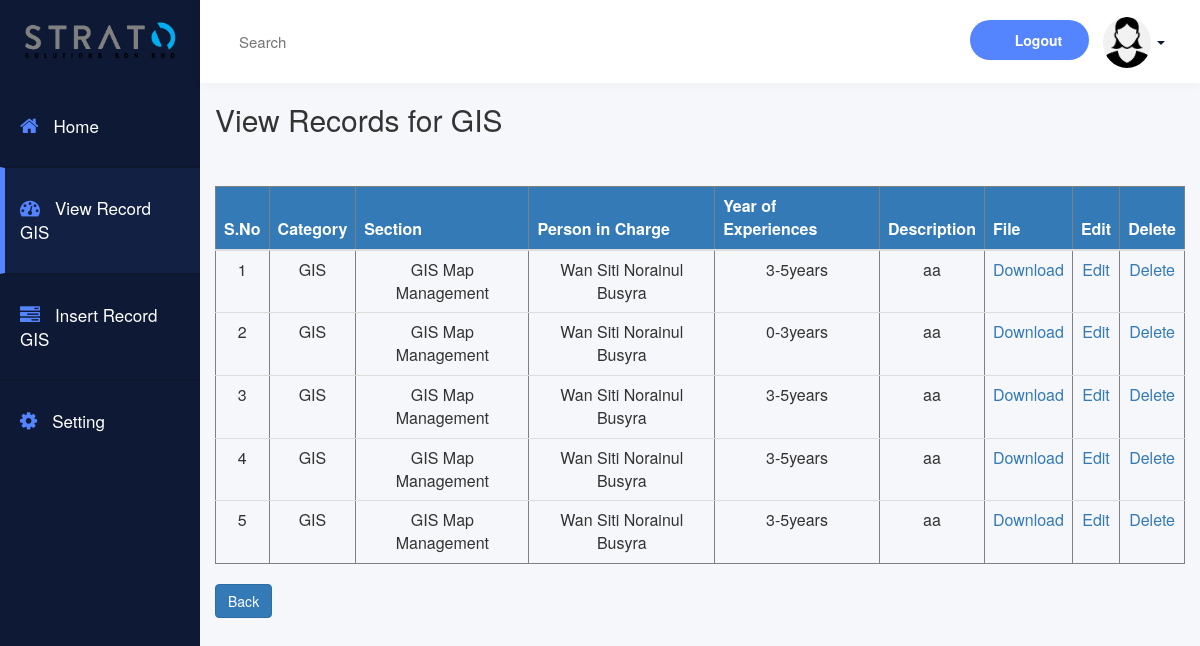
The app's page /php/view-GIS.php (signed in) with its own data.
### tables this page shows
CREATE TABLE `gis_record` (
  `id` int(11) NOT NULL,
  `trn_date` datetime NOT NULL,
  `categorygis` varchar(30) NOT NULL,
  `section` varchar(40) NOT NULL,
  `personincharge` varchar(30) NOT NULL,
  `yearsofexperiences` varchar(20) NOT NULL,
  `descriptiongis` varchar(200) NOT NULL,
  `file_path` varchar(200) NOT NULL,
  `submittedby` varchar(10) NOT NULL
);

### php/view-GIS.php (the view, shortened to what this page needs)
<?php
    require('db.php');
?>
<link href="//maxcdn.bootstrapcdn.com/bootstrap/3.3.0/css/bootstrap.min.css" rel="stylesheet" id="bootstrap-css">
<link href="../css/index.css" rel="stylesheet">
<link href="https://maxcdn.bootstrapcdn.com/font-awesome/4.6.3/css/font-awesome.min.css" rel="stylesheet">
<head>
</head>
<body class="home">
    <div class="container-fluid display-table">
        <div class="row display-table-row">
            <div class="col-md-2 col-sm-1 hidden-xs display-table-cell v-align box" id="navigation">
                <div class="logo">
                    <a href="index.php"><img src="../img/StratoLogo.png" alt="StratoSolutionsLogo" class="hidden-xs hidden-sm">
                    </a>
                </div>
                <div class="navi">
                    <ul>
                        <li><a href="index.php"><i class="fa fa-home" aria-hidden="true"></i><span class="hidden-xs hidden-sm">Home</span></a></li>
                        <li class="active"><a href="view-GIS.php"><i class="fa fa-dashboard" aria-hidden="true"></i><span class="hidden-xs hidden-sm">View Record GIS</span></a></li>
                        <li><a href="insert-GIS.php"><i class="fa fa-tasks" aria-hidden="true"></i><span class="hidden-xs hidden-sm">Insert Record GIS</span></a></li>
                        <li><a href="#"><i class="fa fa-cog" aria-hidden="true"></i><span class="hidden-xs hidden-sm">Setting</span></a></li>
                    </ul>
                </div>
            </div>
            <div class="col-md-10 col-sm-11 display-table-cell v-align">
                <div class="row">
                    <header>
                        <div class="col-md-7">
                            <div class="search hidden-xs hidden-sm">
                                <input type="text" placeholder="Search" id="search">
                            </div>
                        </div>
                        <div class="col-md-5">
                            <div class="header-rightside">
                                <ul class="list-inline header-top pull-right">
                                    <li class="hidden-xs"><a href="logout.php" class="add-project" data-toggle="modal">Logout</a></li>
                                    <li class="dropdown">
                                        <a href="#" class="dropdown-toggle" data-toggle="dropdown"><img src="../img/admin.png" alt="user">
                                            <b class="caret"></b></a>
                                    </li>
                                </ul>
                            </div>
                        </div>
                    </header>
                </div>
                <div class="form">
                    <h2>View Records for GIS</h2>
                    <br><br>
                    <table class="table table-sm table-dark" width="100%" border="1" style="border-collapse:collapse;">
                        <thead>
                            <tr class="bg-primary">
                                <th><strong>S.No</strong></th>
                                <th><strong>Category</strong></th>
                                <th><strong>Section</strong></th>
                                <th><strong>Person in Charge</strong></th>
                                <th><strong>Year of Experiences</strong></th>
                                <th><strong>Description</strong></th>
                                <th><strong>File</strong></th>
                                <th><strong>Edit</strong></th>
                                <th><strong>Delete</strong></th>
                            </tr>
                        </thead>
                        <tbody>
                            <?php
                    $count=1;
                    $sel_query="Select * from gis_record ORDER BY id desc;";
                    $result = mysqli_query($con,$sel_query);
                    while($row = mysqli_fetch_assoc($result)) { ?>
                            <tr>
                                <td align="center"><?php echo $count; ?></td>
                                <td align="center"><?php echo $row["categorygis"]; ?></td>
                                <td align="center"><?php echo $row["section"]; ?></td>
                                <td align="center"><?php echo $row["personincharge"]; ?></td>
                                <td align="center"><?php echo $row["yearsofexperiences"]; ?></td>
                                <td align="center"><?php echo $row["descriptiongis"]; ?></td>
                                 <td align="center">
                                    <?php if($row["file_path"] != ''){ ?>
                                    <a href="<?php echo $row["file_path"]; ?>" download>Download</a>
                                    <?php } ?>
                                </td>
                                <td align="center">
                                    <a href="edit-GIS.php?id=<?php echo $row["id"]; ?>">Edit</a>
                                </td>
                                <td align="center">
                                    <a href="delete-GIS.php?id=<?php echo $row["id"]; ?>"id="delete">Delete</a>
                                </td>
                            </tr>
                            <?php $count++; } ?>
                        </tbody>
                    </table>
                </div>
                <a class="btn btn-primary" href="index.php" role="button">Back</a>
            </div>
        </div>
    </div>
</body>

### css/index.css (style rules this page uses)
a:focus,a:hover,a { outline:none; text-decoration: none; }
li,ul { list-style: none; padding: 0; margin: 0; }
.home { background: #f6f7fa; }
#navigation { background: #0e1a35; }
#navigation { padding: 0; }
.display-table { display: table; padding: 0; height: 100%; width: 100%; }
.display-table-row { display: table-row; height: 100%; }
.display-table-cell { display: table-cell; float: none; height: 100%; }
.v-align { vertical-align: top; }
.logo img { max-width: 180px; padding: 16px 0 17px; width: 100%; }
.header-top { margin: 0; padding-top: 2px; }
.header-top img { border-radius: 50%; max-width: 48px !important; width: 100%; }
.add-project { background: #5584ff none repeat scroll 0 0; border-radius: 100px; color: #ffffff; font-size: 14px; font-weight: 600; padding: 10px 27px 10px 45px; position: relative; }
.add-project::before { background: rgba(0, 0, 0, 0) url("../images/plus.png") no-repeat scroll 0 0; content: ""; ; height: 12px; left: 17px; position: absolute; top: 12px; width: 12px; }
.navi i { font-size: 20px; }
.header-top li { display: inline-block; text-align: center; }
.header-top .dropdown-toggle { color: #0e1a35; }
#navigation { -webkit-transition: all 0.5s ease; -moz-transition: all 0.5s ease; -o-transition: all 0.5s ease; transition: all 0.5s ease; }
.search input { border: none; font-size: 15px; padding: 15px 9px; width: 100%; background: rgba(0, 0, 0, 0) url("../images/search.png") no-repeat scroll 99% 12px; color: #8492af; }
header { background: #ffffff none repeat scroll 0 0; box-shadow: 0 1px 12px rgba(0, 0, 0, 0.04); display: inline-block !important; line-height: 23px; padding: 15px; transition: all 0.5s ease 0s; width: 100%; -webkit-transition: all 0.5s ease; -moz-transition: all 0.5s ease; -o-transition: all 0.5s ease; transition: all 0.5s ease; }
.logo { text-align: center; }
.navi a { border-bottom: 1px solid #0d172e; border-top: 1px solid #0d172e; color: #ffffff; display: block; font-size: 17px; font-weight: 500; padding: 28px 20px; text-decoration: none; }
.navi i { margin-right: 15px; color: #5584ff; }
.navi .active a { background: #122143; border-left: 5px solid #5584ff; padding-left: 15px; }
.hidden-xs { -webkit-transition: all 0.5s ease; -moz-transition: all 0.5s ease; -o-transition: all 0.5s ease; transition: all 0.5s ease; }

### records on screen
gis_record: categorygis "GIS", section "GIS Map Management", personincharge "Wan Siti Norainul Busyra", yearsofexperiences "3-5years", descriptiongis "aa"
gis_record: categorygis "GIS", section "GIS Map Management", personincharge "Wan Siti Norainul Busyra", yearsofexperiences "0-3years", descriptiongis "aa"
gis_record: categorygis "GIS", section "GIS Map Management", personincharge "Wan Siti Norainul Busyra", yearsofexperiences "3-5years", descriptiongis "aa"
gis_record: categorygis "GIS", section "GIS Map Management", personincharge "Wan Siti Norainul Busyra", yearsofexperiences "3-5years", descriptiongis "aa"
gis_record: categorygis "GIS", section "GIS Map Management", personincharge "Wan Siti Norainul Busyra", yearsofexperiences "3-5years", descriptiongis "aa"
